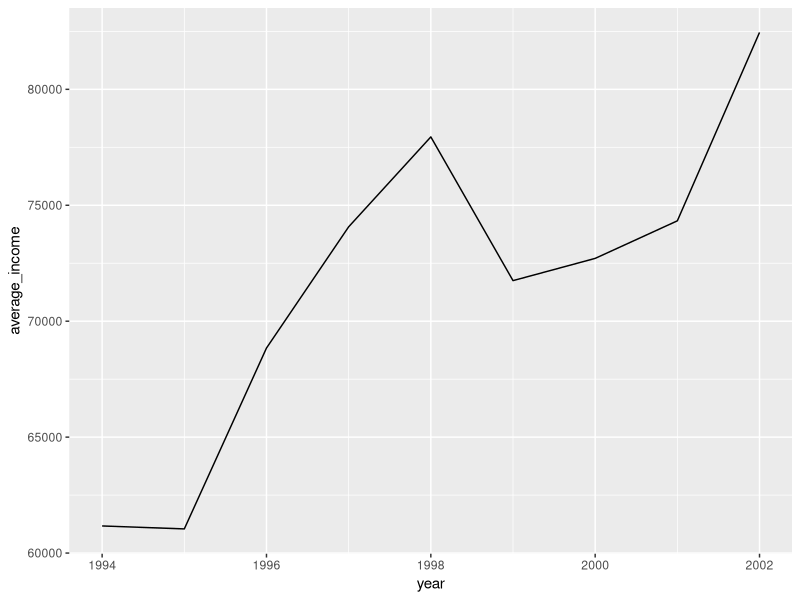

R code for this plot:
# Exercise 1
#2
install.packages(c("Hmisc","gdata","boot","xtable","MASS","moments","snow","mvtnorm"))
#3
setwd("C:/Users/alans/Documents/613/A0")
#4
dir()
ls()
#5
678%%9==0
#6
save.image()
#7
?mean
??cut2
#8
log(-1)
#Exercise 2
#1
Titanic
#(a)
sum(Titanic)
#(b)
sum(Titanic[,,"Adult",])
#(c)
sum(Titanic["Crew",,,])
#(d)
sum(Titanic["3rd",,"Child",])
#(e)
sum(Titanic["2nd","Female","Adult",])
#(f)
sum(Titanic["1st","Male","Child",])
#(g)
sum(Titanic["Crew","Female",,"Yes"])
#(h)
sum(Titanic["1st","Male","Adult","Yes"])
#2
#(a)
prop.table(Titanic["1st","Male","Adult",])
#(b)
prop.table(Titanic["1st","Female","Adult",])
#(c)
prop.table(Titanic["1st","Male","Child",])
#(d)
prop.table(Titanic["3rd","Female","Adult",])
#Exercise 3
#1
#(a)
a <- c(1:50)
a <- rev(c(50:1))
a <- seq(from=1,to=50)
#(b)
b <- c(50:1)
b <- rev(c(1:50))
b <- seq(from=50,to=1)
#2
#(a)
a <- rep(c(10,19,7),times=15)
#(b)
b <- rep(c(1,2,5,6),times=8)
#3
a <- seq(from=3.1,to=6,by=0.1)
log(a)*sin(a)
#4
mean(sample(c(0:100),90,replace=F))
mean(sample(c(0:100),90,replace=T))
#5
#(a)
sum=0
for (a in c(1:20)){
  for (b in c(1:15)){
    sum=sum+exp(sqrt(a))*log(a**5)/(5+cos(a)*sin(b))
}}
sum
#(b)
sum=0
for (a in c(1:20)){
  for (b in c(1:a)){
    sum=sum+exp(sqrt(a))*log(a**5)/(5+exp(a*b)*cos(a)*sin(b))
}}
sum
#6
a <- seq(from=3,to=6,by=0.1)
exp(a)*cos(a)
#Exercise 4
#1
xVec=sample(c(0:999),1000,replace=T)
yVec=sample(c(0:999),1000,replace=T)
#2
#(a)
zVec=yVec[-1]-xVec[-1000]
#(b)
wVec=sin(yVec[-1000])/cos(xVec[-1])
#(c)
subX=xVec[xVec>=200]
#(d)
which(yVec>=600)
#Exercise 5
#1
A=matrix(c(1,5,-2,1,2,-1,3,6,-3),nrow=3)
#(a)
A^3
#(b)
cbind(A,A[,1]+A[,3])
#(c)
A[3,]=A[1,]+A[2,]
#(d)
rowMeans(A)
colMeans(A)
#2
A=matrix(c(2,1,1,1,1,3,3,1,2,10,6,13),nrow=3)
#3
solve(A[,1:3],A[,4])
#Exercise 6
#1
fun1=function(a,n){
  i=1:n
  return(sum(a^i/i))
}
#2
fun2=function(x){
  if(x<0){
    return(x^2+2*x+abs(x))
  }else if(x>=0&x<2){
    return(x^2+3+log(1+x))
  }else{
    return(x^2+4*x-14)
  }
}
fun2(-3)
fun2(0)
fun2(3)
#Exercise 7
#1
v1=sample(1:20,36,replace=T)
#2
v1[2:36]
v1[-1]
#3
v2=v1>5
as.integer(v2)
#4
ml=matrix(v1,nrow=6,byrow=T)
#5
x = c(rnorm(10),NA,paste("d",1:16),NA,log(rnorm(10)))
#6
is.na(x)
is.infinite(x)
x[!(is.na(x)+is.infinite(x))]
#Exercise 8
#1
install.packages("AER")
library(AER)
data("GSOEP9402",package="AER")
dat=GSOEP9402
#2
typeof(dat)
nrow(dat)
ncol(dat)
colnames(dat)
#3
library(dplyr)
library(ggplot2)
ggplot(dat%>%group_by(year)%>%summarize(average_income=mean(income)),aes(x=year,y=average_income))+geom_line()
#4
gender=dat%>%group_by(gender)%>%summarize(average_income=mean(income))
school=dat%>%group_by(school)%>%summarize(average_income=mean(income))        
memployment=dat%>%group_by(memployment)%>%summarize(average_income=mean(income))
list(gender,school,memployment)
#Exercise 9
#1
data("CASchools",package="AER")
dat1=CASchools
#2
reg1=lm(read~.-math,dat1)
